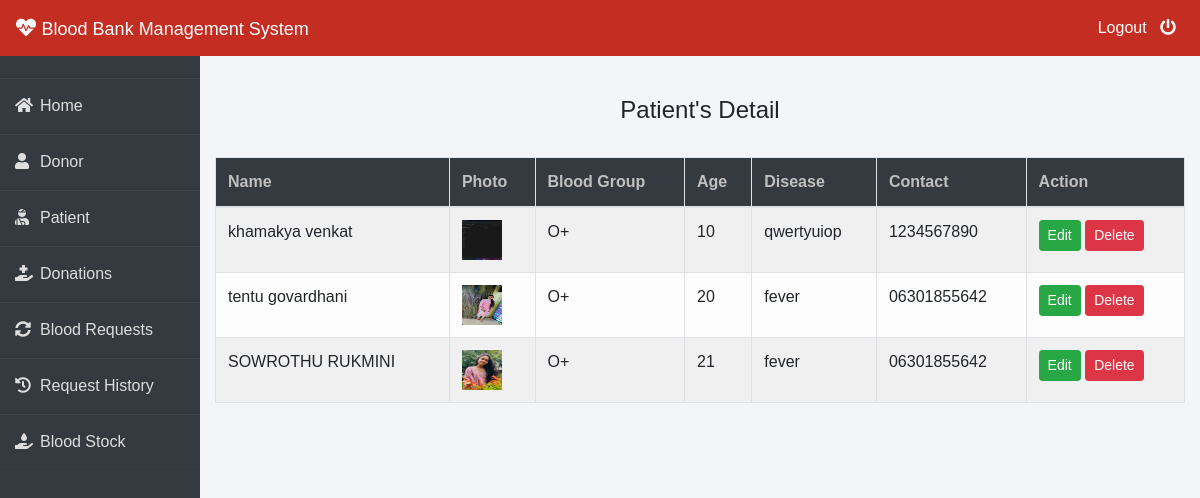
/admin-patient (signed in), run on the app's committed database.
### patient/models.py (models this page shows, shortened)
class Patient(models.Model):
    user=models.OneToOneField(User,on_delete=models.CASCADE)
    profile_pic= models.ImageField(upload_to='profile_pic/Patient/',null=True,blank=True)
    age=models.PositiveIntegerField()
    bloodgroup=models.CharField(max_length=10)
    disease=models.CharField(max_length=100)
    doctorname=models.CharField(max_length=50)
    address = models.CharField(max_length=40)
    mobile = models.CharField(max_length=20,null=False)
    @property
    def get_name(self):
        return self.user.first_name+" "+self.user.last_name

### blood/views.py (the view)
# urls.py: path('admin-patient', views.admin_patient_view,name='admin-patient'),
@login_required(login_url='adminlogin')
def admin_patient_view(request):
    patients=pmodels.Patient.objects.all()
    return render(request,'blood/admin_patient.html',{'patients':patients})

### templates/blood/admin_patient.html
{% extends 'blood/adminbase.html' %}
{% block content %}
{% load widget_tweaks %}
{%load static%}
<br><br>
<div class="container">
    <H4 class="text-center">Patient's Detail</H4><br>
    <table class="table table-light table-hover table-bordered table-striped">
        <thead class="bg-dark">
            <tr>
                <th scope="col" style="color: rgb(192, 192, 192);">Name</th>
                <th scope="col" style="color: rgb(192, 192, 192);">Photo</th>
                <th scope="col" style="color: rgb(192, 192, 192);">Blood Group</th>
                <th scope="col" style="color: rgb(192, 192, 192);">Age</th>
                <th scope="col" style="color: rgb(192, 192, 192);">Disease</th>
                <th scope="col" style="color: rgb(192, 192, 192);">Contact</th>
                <th style="color: rgb(192, 192, 192);">Action</th>
            </tr>
        </thead>
        <tbody>
            {% for t in patients %}
            <tr>
                <td> {{t.get_name}}</td>
                <td> <img src="{% static t.profile_pic.url %}" alt="Profile Pic" height="40px" width="40px" /></td>
                <td>{{t.bloodgroup}}</td>
                <td>{{t.age}}</td>
                <td>{{t.disease}}</td>
                <td>{{t.mobile}}</td>
                <td>
                    <button class="btn btn-success btn-sm"><a  style="text-decoration: none;color: white;" href="{% url 'update-patient' t.id  %}">Edit</a> </button>
                    <button class="btn btn-danger btn-sm"><a  style="text-decoration: none;color: white;" href="{% url 'delete-patient' t.id  %}">Delete</a> </button>
                </td>
            </tr>
            {% endfor %}
        </tbody>
    </table>
</div>
{% endblock content %}

### templates/blood/adminbase.html (style rules this page uses)
* { margin: 0; padding: 0; box-sizing: border-box; list-style: none; text-decoration: none; font-family: 'Josefin Sans', sans-serif; }
body { background-color: #f3f5f9; }

### data on the page
Patient: get_name "khamakya venkat", profile_pic (picture), bloodgroup "O+", age "10", disease "qwertyuiop", mobile "1234567890"
Patient: get_name "tentu govardhani", profile_pic (picture), bloodgroup "O+", age "20", disease "fever", mobile "06301855642"
Patient: get_name "SOWROTHU RUKMINI", profile_pic (picture), bloodgroup "O+", age "21", disease "fever", mobile "06301855642"
